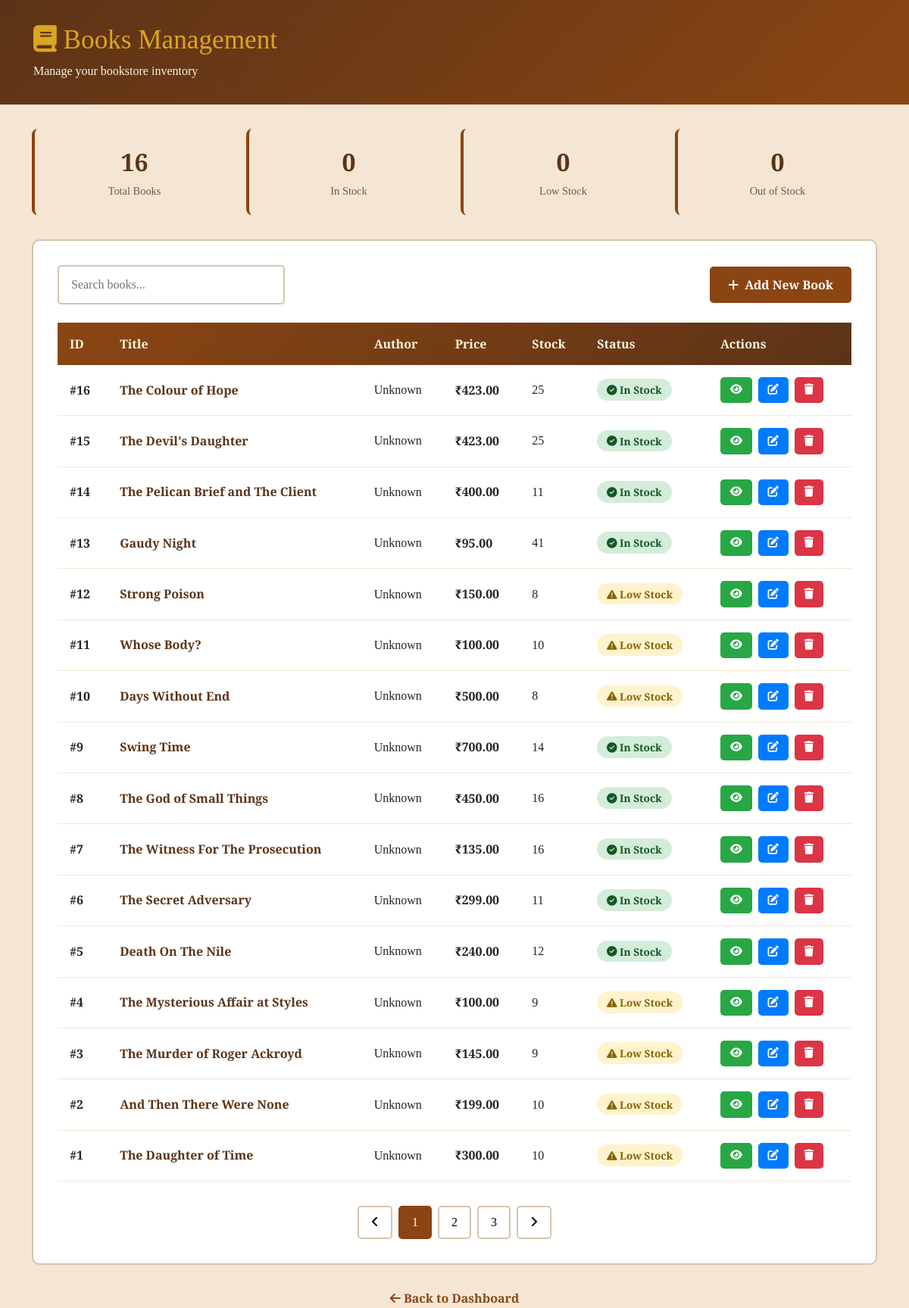
The app's page /dashboard/books/ with its own data.
### books/models.py (models this page shows, shortened)
class Book(models.Model):
    title = models.CharField(max_length=500)
    slug = models.SlugField(max_length=520, unique=True)
    authors = models.ManyToManyField(Author, related_name='books')
    categories = models.ManyToManyField(Category, related_name='books', blank=True)
    description = models.TextField(blank=True)
    language = models.CharField(max_length=50, default='English')
    published_year = models.IntegerField(null=True, blank=True)
    price = models.DecimalField(max_digits=8, decimal_places=2, default=0.00)
    stock = models.IntegerField(default=0)
    rating = models.FloatField(default=0)
    created_at = models.DateTimeField(auto_now_add=True)
    discount_percent = models.IntegerField(default=0)
    search_vector = SearchVectorField(null=True,editable=False)
    views = models.IntegerField(default=0)
    image = models.ImageField(upload_to="books/",blank=True,null=True)
    class Meta:
        indexes = [
            GinIndex(fields=['search_vector']),
        ]

### dashboard/views.py (the view)
# urls.py: path('books/',views.books_list,name='dashboard_books'),
def books_list(request):
    books = Book.objects.all().order_by('-created_at')
    return render(request, 'dashboard/books_list.html', {
        'books': books
    })

### wishlist/context_processors.py (called while the page is built)
def wishlist_count(request):
    if request.user.is_authenticated:
        return {
            'wishlist_count': Wishlist.objects.filter(user=request.user).count()
        }
    return {'wishlist_count': 0}

### dashboard/templates/dashboard/books_list.html (shortened to what this page needs)
<!DOCTYPE html>
<html lang="en">
<head>
    <link href="https://cdn.jsdelivr.net/npm/bootstrap@5.3.2/dist/css/bootstrap.min.css" rel="stylesheet">
    <link rel="stylesheet" href="https://cdnjs.cloudflare.com/ajax/libs/font-awesome/6.4.0/css/all.min.css">
</head>
<body>
<div class="dashboard-header">
    <div class="container">
        <h1 class="page-title">
            <i class="fas fa-book"></i> Books Management
        </h1>
        <p style="margin: 0.5rem 0 0 0; color: var(--cream);">
            Manage your bookstore inventory
        </p>
    </div>
</div>
<div class="container">
    <div class="stats-row">
        <div class="stat-box">
            <div class="stat-value">{{ books.count|default:0 }}</div>
            <div class="stat-label">Total Books</div>
        </div>
        <div class="stat-box">
            <div class="stat-value">{{ in_stock_count|default:0 }}</div>
            <div class="stat-label">In Stock</div>
        </div>
        <div class="stat-box">
            <div class="stat-value">{{ low_stock_count|default:0 }}</div>
            <div class="stat-label">Low Stock</div>
        </div>
        <div class="stat-box">
            <div class="stat-value">{{ out_of_stock_count|default:0 }}</div>
            <div class="stat-label">Out of Stock</div>
        </div>
    </div>
    <div class="content-card">
        <div class="toolbar">
            <div>
                <input type="text" class="search-box" placeholder="Search books..." id="searchBox">
            </div>
            <div>
                <a href="#" class="btn-add">
                    <i class="fas fa-plus"></i> Add New Book
                </a>
            </div>
        </div>
        <div style="overflow-x: auto;">
            <table class="table-custom">
                <thead>
                    <tr>
                        <th>ID</th>
                        <th>Title</th>
                        <th>Author</th>
                        <th>Price</th>
                        <th>Stock</th>
                        <th>Status</th>
                        <th>Actions</th>
                    </tr>
                </thead>
                <tbody>
                    {% for book in books %}
                    <tr>
                        <td><strong>#{{ book.id }}</strong></td>
                        <td>
                            <strong style="color: var(--dark-brown);">{{ book.title }}</strong>
                        </td>
                        <td>{{ book.author|default:"Unknown" }}</td>
                        <td><strong>₹{{ book.price }}</strong></td>
                        <td>{{ book.stock }}</td>
                        <td>
                            {% if book.stock > 10 %}
                                <span class="stock-badge in-stock">
                                    <i class="fas fa-check-circle"></i> In Stock
                                </span>
                            {% elif book.stock > 0 %}
                                <span class="stock-badge low-stock">
                                    <i class="fas fa-exclamation-triangle"></i> Low Stock
                                </span>
                            {% else %}
                                <span class="stock-badge out-of-stock">
                                    <i class="fas fa-times-circle"></i> Out of Stock
                                </span>
                            {% endif %}
                        </td>
                        <td>
                            <div class="action-btns">
                                <button class="btn-action btn-view" title="View">
                                    <i class="fas fa-eye"></i>
                                </button>
                                <button class="btn-action btn-edit" title="Edit">
                                    <i class="fas fa-edit"></i>
                                </button>
                                <button class="btn-action btn-delete" title="Delete">
                                    <i class="fas fa-trash"></i>
                                </button>
                            </div>
                        </td>
                    </tr>
                    {% endfor %}
                </tbody>
            </table>
        </div>
        <div class="pagination">
            <button class="page-btn"><i class="fas fa-angle-left"></i></button>
            <button class="page-btn active">1</button>
            <button class="page-btn">2</button>
            <button class="page-btn">3</button>
            <button class="page-btn"><i class="fas fa-angle-right"></i></button>
        </div>
    </div>
    <div style="text-align: center; margin-top: 2rem;">
        <a href="/dashboard/" style="color: var(--primary-brown); text-decoration: none; font-weight: 600;">
            <i class="fas fa-arrow-left"></i> Back to Dashboard
        </a>
    </div>
</div>
</body>
</html>

### dashboard/templates/dashboard/books_list.html (style rules this page uses)
:root { --primary-brown: #8B4513; --dark-brown: #5C3317; --gold: #DAA520; --cream: #F5F5DC; --beige: #F5E6D3; }
body { font-family: 'Crimson Text', serif; background: var(--beige); }
.dashboard-header { background: linear-gradient(135deg, var(--dark-brown), var(--primary-brown)); color: var(--cream); padding: 2rem; margin-bottom: 2rem; }
.page-title { font-family: 'Playfair Display', serif; font-size: 2.2rem; color: var(--gold); margin: 0; }
.content-card { background: #FFF; border: 2px solid #D4C4B0; border-radius: 10px; padding: 2rem; margin-bottom: 2rem; }
.stats-row { display: grid; grid-template-columns: repeat(auto-fit, minmax(200px, 1fr)); gap: 1rem; margin-bottom: 2rem; }
.stat-box { background: var(--beige); padding: 1.25rem; border-radius: 8px; border-left: 4px solid var(--primary-brown); text-align: center; }
.stat-value { font-family: 'Playfair Display', serif; font-size: 2rem; color: var(--dark-brown); font-weight: 700; }
.stat-label { color: #6B5B4F; font-size: 0.9rem; margin-top: 0.25rem; }
.toolbar { display: flex; justify-content: space-between; align-items: center; margin-bottom: 1.5rem; flex-wrap: wrap; gap: 1rem; }
.btn-add { background: var(--primary-brown); color: #FFF; border: none; padding: 0.75rem 1.5rem; border-radius: 5px; font-weight: 600; cursor: pointer; transition: all 0.3s ease; text-decoration: none; display: inline-flex; align-items: center; gap: 0.5rem; }
.search-box { padding: 0.75rem 1rem; border: 2px solid #D4C4B0; border-radius: 5px; width: 300px; font-family: 'Lora', serif; }
.table-custom { width: 100%; border-collapse: collapse; }
.table-custom thead { background: linear-gradient(135deg, var(--primary-brown), var(--dark-brown)); color: var(--cream); }
.table-custom th { padding: 1rem; text-align: left; font-weight: 600; }
.table-custom td { padding: 1rem; border-bottom: 1px solid #F5E6D3; vertical-align: middle; }
.stock-badge { padding: 0.3rem 0.8rem; border-radius: 20px; font-size: 0.85rem; font-weight: 600; }
.in-stock { background: #D4EDDA; color: #155724; }
.low-stock { background: #FFF3CD; color: #856404; }
.action-btns { display: flex; gap: 0.5rem; }
.btn-action { padding: 0.4rem 0.8rem; border: none; border-radius: 5px; cursor: pointer; transition: all 0.3s ease; font-size: 0.9rem; }
.btn-edit { background: #007BFF; color: #FFF; }
.btn-delete { background: #DC3545; color: #FFF; }
.btn-view { background: #28A745; color: #FFF; }
.pagination { display: flex; justify-content: center; gap: 0.5rem; margin-top: 2rem; }
.page-btn { padding: 0.5rem 1rem; background: #FFF; border: 2px solid #D4C4B0; border-radius: 5px; cursor: pointer; transition: all 0.3s ease; }
.page-btn:hover, .page-btn.active { background: var(--primary-brown); color: #FFF; border-color: var(--primary-brown); }

### records on screen
Book: id "16", title "The Colour of Hope", author "Unknown", price "423.00", stock "25", shows "In Stock"
Book: id "15", title "The Devil's Daughter", author "Unknown", price "423.00", stock "25", shows "In Stock"
Book: id "14", title "The Pelican Brief and The Client", author "Unknown", price "400.00", stock "11", shows "In Stock"
Book: id "13", title "Gaudy Night", author "Unknown", price "95.00", stock "41", shows "In Stock"
Book: id "12", title "Strong Poison", author "Unknown", price "150.00", stock "8", shows "Low Stock"
Book: id "11", title "Whose Body?", author "Unknown", price "100.00", stock "10", shows "Low Stock"
Book: id "10", title "Days Without End", author "Unknown", price "500.00", stock "8", shows "Low Stock"
Book: id "9", title "Swing Time", author "Unknown", price "700.00", stock "14", shows "In Stock"
Book: id "8", title "The God of Small Things", author "Unknown", price "450.00", stock "16", shows "In Stock"
Book: id "7", title "The Witness For The Prosecution", author "Unknown", price "135.00", stock "16", shows "In Stock"
Book: id "6", title "The Secret Adversary", author "Unknown", price "299.00", stock "11", shows "In Stock"
Book: id "5", title "Death On The Nile", author "Unknown", price "240.00", stock "12", shows "In Stock"
Book: id "4", title "The Mysterious Affair at Styles", author "Unknown", price "100.00", stock "9", shows "Low Stock"
Book: id "3", title "The Murder of Roger Ackroyd", author "Unknown", price "145.00", stock "9", shows "Low Stock"
Book: id "2", title "And Then There Were None", author "Unknown", price "199.00", stock "10", shows "Low Stock"
Book: id "1", title "The Daughter of Time", author "Unknown", price "300.00", stock "10", shows "Low Stock"

### other values on screen
{{ books.count|default:0 }} "16"
{{ in_stock_count|default:0 }} "0"
{{ low_stock_count|default:0 }} "0"
{{ out_of_stock_count|default:0 }} "0"
